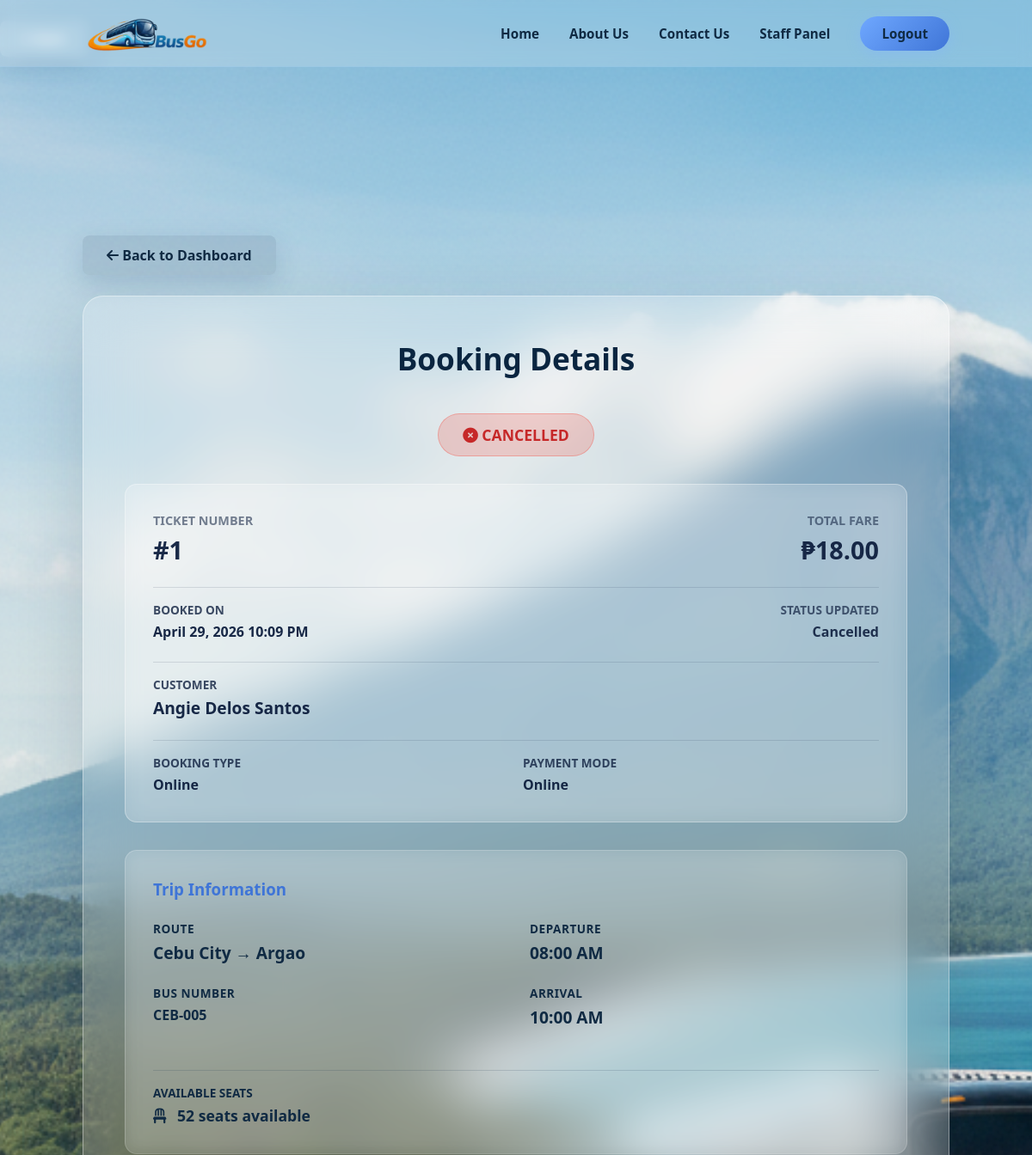
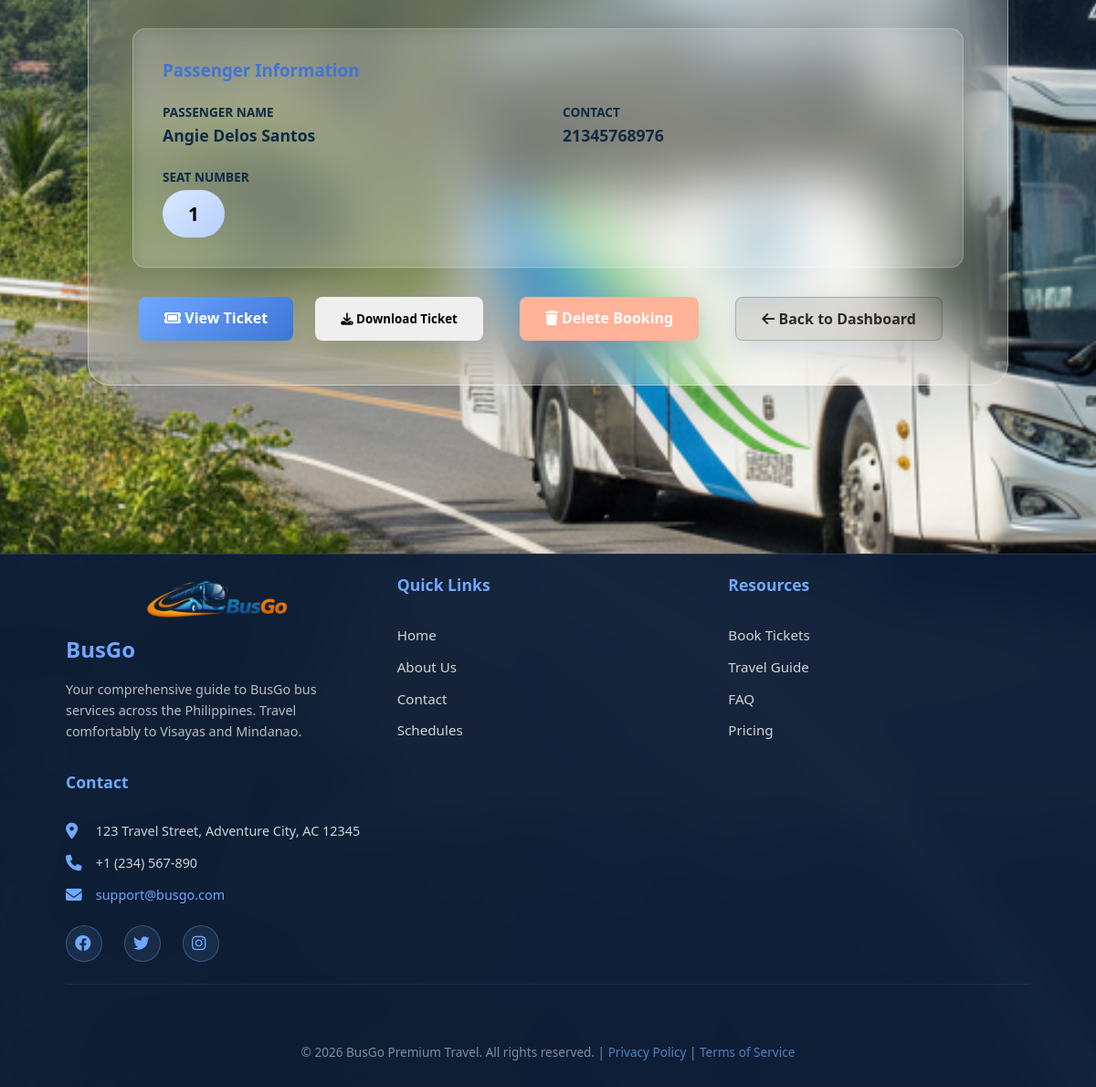
The page /user/booking/1 (signed in) on the database its author committed (2 pictures, top to bottom).
### tables this page shows
CREATE TABLE bookings (
            id INTEGER PRIMARY KEY AUTOINCREMENT,
            user_id INTEGER,
            trip_id INTEGER,
            passenger_id INTEGER,
            seat_number TEXT,
            status TEXT DEFAULT 'waiting for payment',
            booking_type TEXT DEFAULT 'Online',
            payment_method TEXT DEFAULT 'Online',
            created_at TEXT DEFAULT CURRENT_TIMESTAMP, price REAL DEFAULT 0, distance REAL DEFAULT 0, fare_type TEXT DEFAULT 'regular', discount_type TEXT, id_photo_path TEXT, travel_date TEXT,
            FOREIGN KEY(user_id) REFERENCES users(id),
            FOREIGN KEY(trip_id) REFERENCES trips(id),
            FOREIGN KEY(passenger_id) REFERENCES passengers(id)
        );

CREATE TABLE passengers (
            id INTEGER PRIMARY KEY AUTOINCREMENT,
            fullname TEXT,
            contact TEXT
        );

CREATE TABLE buses (
            id INTEGER PRIMARY KEY AUTOINCREMENT,
            bus_no TEXT UNIQUE NOT NULL,
            capacity INTEGER DEFAULT 52,
            status TEXT DEFAULT 'available',
            created_at TEXT DEFAULT CURRENT_TIMESTAMP,
            updated_at TEXT DEFAULT CURRENT_TIMESTAMP
        );

CREATE TABLE trips (id INTEGER PRIMARY KEY AUTOINCREMENT, bus_id INTEGER, route_id INTEGER, departure TEXT, arrival TEXT, status TEXT DEFAULT 'scheduled', FOREIGN KEY (bus_id) REFERENCES buses (id), FOREIGN KEY (route_id) REFERENCES routes (id));

### app.py (the view)
@app.route("/user/booking/<int:booking_id>")
def view_booking(booking_id):
    if "user_id" not in session:
        return redirect(url_for("home", login_required=1))
    conn = get_db_connection()
    booking = conn.execute("""
        SELECT
            b.id,
            b.trip_id,
            b.seat_number,
            b.status,
            b.created_at,
            b.travel_date,
            b.booking_type,
            b.payment_method,
            b.id_photo_path, -- Retrieve ID photo path
            b.price,
            b.distance,
            b.fare_type,
            b.discount_type,
            b.id_photo_path, -- Retrieve ID photo path

            u.fullname AS customer,

            p.fullname AS passenger_name,
            p.contact,

            t.departure,
            t.arrival,

            r.origin,
            r.destination,

            (r.origin || ' → ' || r.destination) AS route,

            bu.bus_no

        FROM bookings b
        JOIN users u ON u.id = b.user_id
        JOIN passengers p ON b.passenger_id = p.id
        JOIN trips t ON b.trip_id = t.id
        JOIN buses bu ON t.bus_id = bu.id
        JOIN routes r ON t.route_id = r.id
        WHERE b.id = ?
    """, (booking_id,)).fetchone()
    if not booking:
        conn.close()
        return redirect(url_for("user_dashboard"))
    available_seats = 52 - len(get_seat_statuses(conn, booking["trip_id"], booking["travel_date"]))
    created_at_raw = booking['created_at'] if booking['created_at'] else None
    formatted_created_at = created_at_raw
    if created_at_raw:
        try:
            created_at_parsed = datetime.datetime.strptime(created_at_raw, '%Y-%m-%d %H:%M:%S')
            formatted_created_at = created_at_parsed.strftime('%B %d, %Y %I:%M %p')
        except Exception:
            formatted_created_at = created_at_raw
    conn.close()
    return render_template("status.html", booking=booking, available_seats=available_seats, back_url=url_for('user_dashboard'), user_role='user', booking_created_at=formatted_created_at)

### templates/status.html (shortened to what this page needs)
{% extends "base.html" %}
{% block content %}
<main class="schedule-main" style="flex-direction: column; align-items: center;">
    <div class="page-back-nav" style="width: 100%; max-width: 1800px; margin: 0 auto 1.5rem auto;">
        <a href="{{ back_url }}" class="back-btn" style="background: rgba(16, 42, 67, 0.1); color: var(--dark-text);">
            <i class="fa-solid fa-arrow-left"></i> Back to Dashboard
        </a>
    </div>
    <div class="schedule-container glass-booking-card">
        <h1 class="schedule-title">Booking Details</h1>
        <div style="text-align: center; margin-bottom: 2rem;">
            <span style="display: inline-block; padding: 12px 28px; border-radius: 50px; font-weight: 700; font-size: 1.1rem;
                {% if booking.status == 'completed' %}
                    background: rgba(30, 70, 32, 0.2); color: #1b5e20; border: 1px solid rgba(30, 70, 32, 0.3);
                {% elif booking.status == 'dispatched' %}
                    background: rgba(13, 71, 161, 0.15); color: #0d47a1; border: 1px solid rgba(13, 71, 161, 0.25);
                {% elif booking.status == 'paid' %}
                    background: rgba(76, 175, 80, 0.2); color: #2e7d32; border: 1px solid rgba(76, 175, 80, 0.3);
                {% elif booking.status == 'cancelled' %}
                    background: rgba(244, 67, 54, 0.2); color: #c62828; border: 1px solid rgba(244, 67, 54, 0.3);
                {% else %}
                    background: rgba(255, 193, 7, 0.2); color: #f57c00; border: 1px solid rgba(255, 193, 7, 0.3);
                {% endif %}">
                <i class="fa-solid {% if booking.status == 'completed' %}fa-house-circle-check{% elif booking.status == 'dispatched' %}fa-bus-simple{% elif booking.status == 'paid' %}fa-check-circle{% elif booking.status == 'cancelled' %}fa-times-circle{% else %}fa-clock{% endif %}"></i>
                {% if booking.status == 'completed' %}
                    ARRIVAL COMPLETED
                {% elif booking.status == 'dispatched' %}
                    IN TRANSIT / BOARDED
                {% elif booking.status == 'paid' %}
                    CONFIRMED / PAID
                {% elif booking.status == 'cancelled' %}
                    CANCELLED
                {% else %}
                    WAITING FOR PAYMENT
                {% endif %}
            </span>
        </div>
        <div class="booking-panel-blue" style="margin-bottom: 2rem;">
            <div style="display: grid; grid-template-columns: 1fr 1fr; gap: 2rem;">
                <div>
                    <p style="opacity: 0.85; font-size: 0.9rem; text-transform: uppercase; margin-bottom: 0.3rem; font-weight: 600; color: rgba(15, 31, 62, 0.65);">Ticket Number</p>
                    <p style="font-size: 1.8rem; font-weight: 700; color: rgba(15, 31, 62, 0.95);">#{{ booking.id }}</p>
                </div>
                <div style="text-align: right;">
                    <p style="opacity: 0.85; font-size: 0.9rem; text-transform: uppercase; margin-bottom: 0.3rem; font-weight: 600; color: rgba(15, 31, 62, 0.65);">Total Fare</p>
                    <p style="font-size: 1.8rem; font-weight: 700; color: rgba(15, 31, 62, 0.95);">₱{{ "%.2f"|format(booking.price) }}</p>
                </div>
            </div>
            <div style="margin-top: 1.5rem; padding-top: 1rem; border-top: 1px solid rgba(15, 31, 62, 0.12); display: grid; grid-template-columns: 1fr 1fr; gap: 1rem;">
                <div>
                    <p style="font-size: 0.85rem; color: rgba(15, 31, 62, 0.8); text-transform: uppercase; margin-bottom: 0.3rem; font-weight: 700;">Booked On</p>
                    <p style="font-size: 1rem; font-weight: 700; color: rgba(15, 31, 62, 0.96);">{{ booking_created_at if booking_created_at else 'Not available' }}</p>
                </div>
                <div style="text-align: right;">
                    <p style="font-size: 0.85rem; color: rgba(15, 31, 62, 0.7); text-transform: uppercase; margin-bottom: 0.3rem; font-weight: 600;">Status Updated</p>
                    <p style="font-size: 1rem; font-weight: 700; color: rgba(15, 31, 62, 0.9);">{{ booking.status|replace('_', ' ')|capitalize }}</p>
                </div>
            </div>
            <div style="margin-top: 1.5rem; padding-top: 1rem; border-top: 1px solid rgba(15, 31, 62, 0.12);">
                <p style="font-size: 0.85rem; color: rgba(15, 31, 62, 0.8); text-transform: uppercase; margin-bottom: 0.3rem; font-weight: 700;">Customer</p>
                <p style="font-size: 1.2rem; font-weight: 700; color: rgba(15, 31, 62, 0.96);">{{ booking.passenger_name }}</p>
            </div>
            <div style="margin-top: 1.5rem; padding-top: 1rem; border-top: 1px solid rgba(15, 31, 62, 0.12); display: grid; grid-template-columns: 1fr 1fr; gap: 1rem;">
                <div>
                    <p style="font-size: 0.85rem; color: rgba(15, 31, 62, 0.8); text-transform: uppercase; margin-bottom: 0.3rem; font-weight: 700;">Booking Type</p>
                    <p style="font-size: 1rem; font-weight: 700; color: rgba(15, 31, 62, 0.96);">{{ booking.booking_type }}</p>
                </div>
                <div>
                    <p style="font-size: 0.85rem; color: rgba(15, 31, 62, 0.8); text-transform: uppercase; margin-bottom: 0.3rem; font-weight: 700;">Payment Mode</p>
                    <p style="font-size: 1rem; font-weight: 700; color: rgba(15, 31, 62, 0.96);">{{ booking.payment_method }}</p>
                </div>
            </div>
        </div>
        <div class="booking-panel-blue" style="margin-bottom: 2rem; background: rgba(255, 255, 255, 0.1); backdrop-filter: blur(10px); border: 1px solid rgba(255, 255, 255, 0.2);">
            <h3 style="margin-bottom: 1.5rem; color: var(--accent-dark);">Trip Information</h3>
            <div style="display: grid; grid-template-columns: 1fr 1fr; gap: 2rem;">
                <div>
                    <div style="margin-bottom: 1.5rem;">
                        <p style="font-size: 0.85rem; color: var(--dark-text); text-transform: uppercase; margin-bottom: 0.3rem; font-weight: 800; letter-spacing: 0.5px;">Route</p>
                        <p style="font-size: 1.2rem; font-weight: 700; color: var(--dark-text);">{{ booking.route }}</p>
                    </div>
                    <div style="margin-bottom: 1.5rem;">
                        <p style="font-size: 0.85rem; color: var(--dark-text); text-transform: uppercase; margin-bottom: 0.3rem; font-weight: 800; letter-spacing: 0.5px;">Bus Number</p>
                        <p style="font-size: 1rem; font-weight: 700; color: var(--dark-text);">{{ booking.bus_no }}</p>
                    </div>
                </div>
                <div>
                    <div style="margin-bottom: 1.5rem;">
                        <p style="font-size: 0.85rem; color: var(--dark-text); text-transform: uppercase; margin-bottom: 0.3rem; font-weight: 800; letter-spacing: 0.5px;">Departure</p>
                        <p style="font-size: 1.2rem; font-weight: 700; color: var(--dark-text);">{{ booking.departure }}</p>
                    </div>
                    <div style="margin-bottom: 1.5rem;">
                        <p style="font-size: 0.85rem; color: var(--dark-text); text-transform: uppercase; margin-bottom: 0.3rem; font-weight: 800; letter-spacing: 0.5px;">Arrival</p>
                        <p style="font-size: 1.2rem; font-weight: 700; color: var(--dark-text);">{{ booking.arrival }}</p>
                    </div>
                </div>
            </div>
            <div style="margin-top: 1.5rem; padding-top: 1rem; border-top: 1px solid rgba(16, 42, 67, 0.15);">
                <p style="font-size: 0.85rem; color: var(--dark-text); text-transform: uppercase; margin-bottom: 0.3rem; font-weight: 800;">Available Seats</p>
                <p style="font-size: 1.1rem; font-weight: 700; color: var(--dark-text);">
                    <i class="fa-solid fa-chair" style="margin-right: 0.5rem;"></i>
                    {{ available_seats }} seats available
                </p>
            </div>
        </div>
        <div class="booking-panel-blue" style="margin-bottom: 2rem; background: rgba(255, 255, 255, 0.1); backdrop-filter: blur(10px); border: 1px solid rgba(255, 255, 255, 0.2);">
            <h3 style="margin-bottom: 1.5rem; color: var(--accent-dark);">Passenger Information</h3>
            <div style="display: grid; grid-template-columns: 1fr 1fr; gap: 2rem;">
                <div>
                    <p style="font-size: 0.85rem; color: var(--dark-text); text-transform: uppercase; margin-bottom: 0.3rem; font-weight: 800;">Passenger Name</p>
                    <p style="font-size: 1.1rem; font-weight: 700; color: var(--dark-text);">{{ booking.passenger_name }}</p>
                </div>
                <div>
                    <p style="font-size: 0.85rem; color: var(--dark-text); text-transform: uppercase; margin-bottom: 0.3rem; font-weight: 800;">Contact</p>
                    <p style="font-size: 1.1rem; font-weight: 700; color: var(--dark-text);">{{ booking.contact }}</p>
                </div>
            </div>
            <div style="margin-top: 1.5rem;">
                <p style="font-size: 0.85rem; color: var(--dark-text); text-transform: uppercase; margin-bottom: 0.3rem; font-weight: 800;">Seat Number</p>
                <p style="display: inline-block; background: linear-gradient(135deg, var(--yellow), var(--yellow-dark)); color: #000; padding: 12px 28px; border-radius: 50px; font-weight: 700; font-size: 1.3rem;">{{ booking.seat_number }}</p>
            </div>
        </div>
        <div style="display: flex; gap: 1.5rem; justify-content: center; flex-wrap: wrap;">
            {% if booking.status not in ['paid', 'dispatched', 'completed', 'cancelled'] %}
                {% if user_role == 'admin' %}
                    <a href="{{ url_for('confirm_payment', booking_id=booking.id) }}" class="book-now-btn" style="background: #2e7d32; color: white;">
                        <i class="fa-solid fa-check"></i> Approve Booking
                    </a>
                {% elif user_role == 'user' and booking.status == 'waiting for payment' %}
                    <a href="/payment/{{ booking.id }}" class="book-now-btn">
                        <i class="fa-solid fa-credit-card"></i> Pay Online
                    </a>
                {% endif %}
                <a href="{{ url_for('user_cancel_booking', booking_id=booking.id) }}" class="cancel-btn" onclick="return confirm('Are you sure you want to cancel this booking?')">
                    <i class="fa-solid fa-times"></i> Cancel Booking
                </a>
            {% else %}
                <a href="{{ url_for('ticket', booking_id=booking.id) }}" class="book-now-btn">
                    <i class="fa-solid fa-ticket"></i> View Ticket
                </a>
                <button type="button" class="print-btn" onclick="window.print()">
                    <i class="fa-solid fa-download"></i> Download Ticket
                </button>
                <a href="{{ url_for('user_delete_booking', booking_id=booking.id) }}" class="cancel-btn" onclick="return confirm('Delete this booking from history?')">
                    <i class="fa-solid fa-trash"></i> Delete Booking
                </a>
            {% endif %}
            <a href="{{ back_url }}" class="print-btn" style="background: rgba(0, 0, 0, 0.1); color: rgba(0, 0, 0, 0.8); border: 1px solid rgba(0, 0, 0, 0.2);">
                <i class="fa-solid fa-arrow-left"></i> Back to Dashboard
            </a>
        </div>
    </div>
</main>
{% endblock %}

### rows shown on the page
bookings: id "1", price "18.00", status "Cancelled", booking_type "Online", payment_method "Online", seat_number "1"
passengers: passenger_name "Angie Delos Santos", contact "21345768976"
buses: bus_no "CEB-005"
trips: departure "08:00 AM", arrival "10:00 AM"

### other values the page prints
{{ booking_created_at if booking_created_at else 'Not available' }} "April 29, 2026 10:09 PM"
{{ booking.route }} "Cebu City → Argao"
{{ available_seats }} "52"
